Frame 1 (no input): blank canvas, image omitted
Frame 60 (no input): blank canvas, image omitted
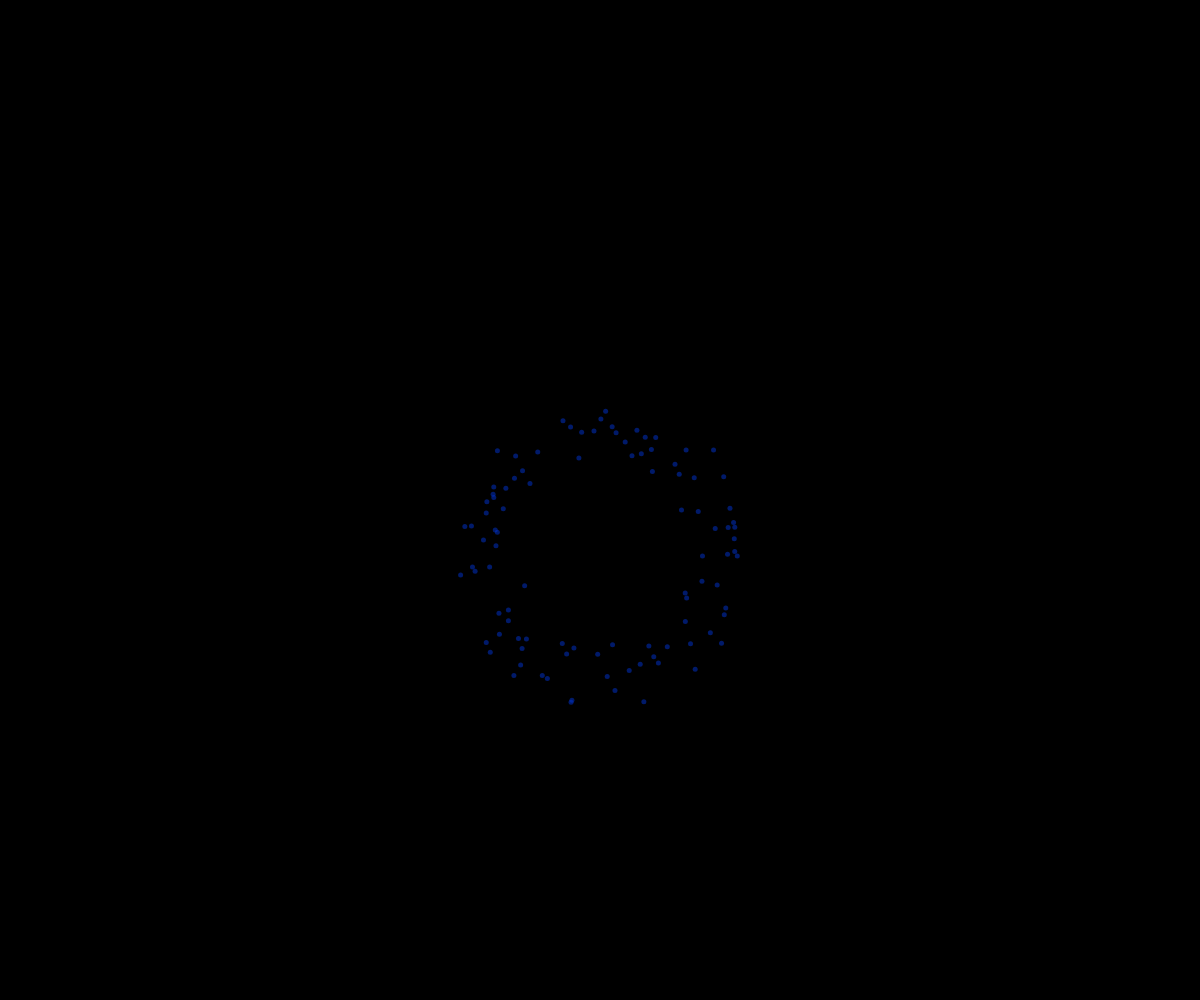
Frame 120 (the mouse pressed at the canvas centre since frame 60)

The p5.js sketch whose frames 1 and 60 were blank and that drew this single picture after the mouse press (run headless with seeded random() and noise() and a simulated clock; from frame 60 on, the mouse is pressed at the canvas centre):

// p5.js sketch
// ── sketch.js
// Fireworks Particles (OOP)
// Imani Fodje
// 2/2/2021

let fireworks = [];
let someParticle;

function setup() {
  createCanvas(windowWidth, windowHeight);
  angleMode(DEGREES);
}

function draw() {
  background(0);
  for (let i = fireworks.length - 1; i > 0; i--) {
    if (fireworks[i].isAlive()) {
      fireworks[i].move();
      fireworks[i].display();
    }
    else {
      fireworks.splice(i, 1);
    }

  }
}

function mousePressed() {
  let numberOfParticles = 100;
  let theta = 0;
  for (let i=0; i<numberOfParticles; i++) {
    let xSpeed = cos(theta)*2 + random(-0.5, 0.5);
    let ySpeed = sin(theta)*2 + random(-0.5, 0.5);
    let someParticle = new Particle(mouseX, mouseY, xSpeed, ySpeed, 0, 50, 200, 255);
    fireworks.push(someParticle);
    theta += 360/numberOfParticles;
  }
}

class Particle {
  constructor(x, y, dx, dy, r, g, b, a) {
    this.x = x;
    this.y = y;
    this.dx = dx;
    this.dy = dy;
    this.r = r;
    this.g = g;
    this.b = b;
    this.a = a;
    this.diameter = 5;
    this.gravity = 0.03;
  }

  move() {
    this.x += this.dx;
    this.y += this.dy;
    this.dy += this.gravity;
    this.a -= 2; // slowly fade away
  }

  display() {
    noStroke();
    fill(this.r, this.g, this.b, this.a);
    ellipse(this.x, this.y, this.diameter, this.diameter);
  }

  isAlive() {
    return this.a > 0;
  }
}
